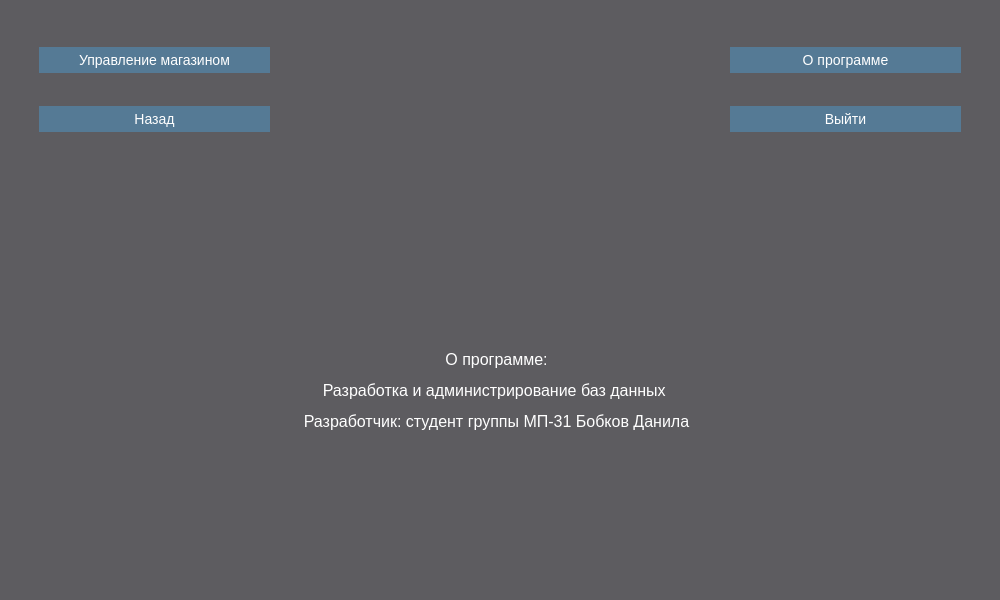
<?xml version="1.0" encoding="UTF-8"?>
<ui version="4.0">
 <class>About</class>
 <widget class="QWidget" name="About">
  <property name="geometry">
   <rect>
    <x>0</x>
    <y>0</y>
    <width>1000</width>
    <height>600</height>
   </rect>
  </property>
  <property name="minimumSize">
   <size>
    <width>1000</width>
    <height>600</height>
   </size>
  </property>
  <property name="maximumSize">
   <size>
    <width>1000</width>
    <height>600</height>
   </size>
  </property>
  <property name="windowTitle">
   <string>Главное меню</string>
  </property>
  <property name="windowIcon">
   <iconset>
    <normaloff>icons/menu.png</normaloff>icons/menu.png</iconset>
  </property>
  <property name="styleSheet">
   <string notr="true">background-color: #5d5c60;</string>
  </property>
  <widget class="QLabel" name="AboutApplicationText">
   <property name="geometry">
    <rect>
     <x>36</x>
     <y>200</y>
     <width>921</width>
     <height>381</height>
    </rect>
   </property>
   <property name="styleSheet">
    <string notr="true">font-size:16px; color: white;</string>
   </property>
   <property name="text">
    <string>&lt;html&gt;&lt;head/&gt;&lt;body&gt;&lt;p&gt;О программе:&lt;/p&gt;&lt;p&gt;Разработка и администрирование баз данных &lt;/p&gt;&lt;p&gt;Разработчик: студент группы МП-31 Бобков Данила&lt;/p&gt;&lt;/body&gt;&lt;/html&gt;</string>
   </property>
   <property name="alignment">
    <set>Qt::AlignCenter</set>
   </property>
  </widget>
  <widget class="QWidget" name="verticalLayoutWidget">
   <property name="geometry">
    <rect>
     <x>39</x>
     <y>20</y>
     <width>231</width>
     <height>141</height>
    </rect>
   </property>
   <layout class="QVBoxLayout" name="verticalLayout">
    <item>
     <widget class="QPushButton" name="OpenManageWindowButton">
      <property name="cursor">
       <cursorShape>PointingHandCursor</cursorShape>
      </property>
      <property name="styleSheet">
       <string notr="true">background-color: #557a95; border: none;color: white;padding: 5px;text-align: center;  text-decoration: none;  font-size: 14px;
outline: none;</string>
      </property>
      <property name="text">
       <string>Управление магазином</string>
      </property>
     </widget>
    </item>
    <item>
     <widget class="QPushButton" name="ReturnBackButton">
      <property name="cursor">
       <cursorShape>PointingHandCursor</cursorShape>
      </property>
      <property name="styleSheet">
       <string notr="true">background-color: #557a95; border: none;color: white;padding: 5px;text-align: center;  text-decoration: none;  font-size: 14px;
outline: none;</string>
      </property>
      <property name="text">
       <string>Назад</string>
      </property>
     </widget>
    </item>
   </layout>
  </widget>
  <widget class="QWidget" name="verticalLayoutWidget_2">
   <property name="geometry">
    <rect>
     <x>730</x>
     <y>20</y>
     <width>231</width>
     <height>141</height>
    </rect>
   </property>
   <layout class="QVBoxLayout" name="verticalLayout_2">
    <item>
     <widget class="QPushButton" name="OpenAboutApplication">
      <property name="cursor">
       <cursorShape>PointingHandCursor</cursorShape>
      </property>
      <property name="styleSheet">
       <string notr="true">background-color: #557a95; border: none;color: white;padding: 5px;text-align: center;  text-decoration: none;  font-size: 14px;
outline: none;</string>
      </property>
      <property name="text">
       <string>О программе</string>
      </property>
     </widget>
    </item>
    <item>
     <widget class="QPushButton" name="CloseMainWindowButton">
      <property name="cursor">
       <cursorShape>PointingHandCursor</cursorShape>
      </property>
      <property name="styleSheet">
       <string notr="true">background-color: #557a95; border: none;color: white;padding: 5px;text-align: center;  text-decoration: none;  font-size: 14px;
outline: none;</string>
      </property>
      <property name="text">
       <string>Выйти</string>
      </property>
     </widget>
    </item>
   </layout>
  </widget>
 </widget>
 <resources/>
 <connections/>
</ui>
